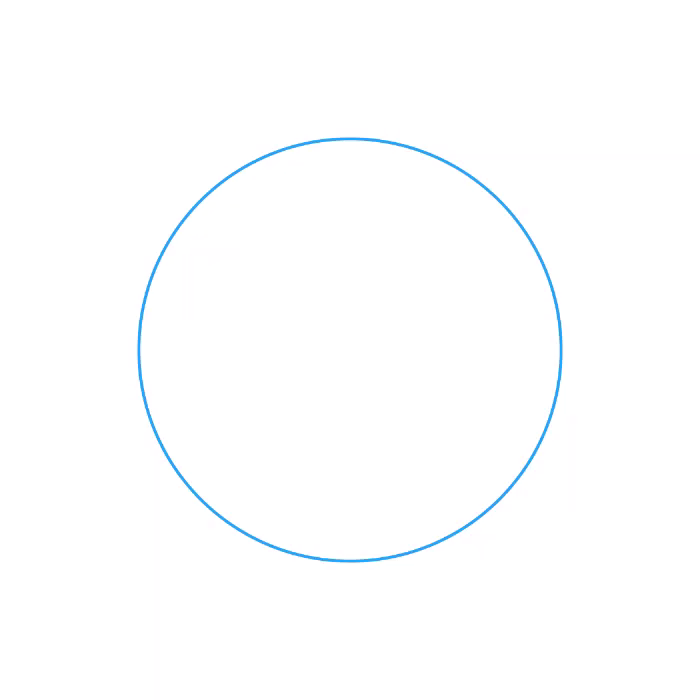
#> input picture frame 8 of ComputationalProblems/T5/vids/Blue.mp4, 700 x 700 px
$ python T5ColoredBorders.py
#> lines starting #> are read from the running program, lines starting #| are printed output that depends on the picture; after the words box and inside, x2 and y2 are one past the last pixel; in counts of white or black regions, pixels touching at a corner belong together
#> further down, frame is the input picture: shape (700, 700, 3); mean B, G, R 254.8, 254.2, 253.2
from turtle import bgcolor
import cv2 as cv
import numpy as np
from sqlalchemy import false

capture = cv.VideoCapture("ComputationalProblems\\T5\\vids\\blue.mp4")

picMode = False

# Predefined Colors - BGR - YOU CAN CHANGE IT ACCORDING TO YOUR NEEDS
WATERCOLOR = np.array([255,0,0])
TEACOLOR = np.array([0,255,0])
COFFECOLOR = np.array([0,0,255])

def norm2(vec):
    res = 0
    for el in vec:
        res += pow(el,2)
    res = res ** (1./2)
    return res


def isBlack(pixel):
    if pixel[0] < 20 and pixel[1] < 20 and pixel[2] < 20:
        return True
    else:
        return False
def isDark(pixel,bgCol):
    if pixel[0] < 250 or pixel[1] < 250 or pixel[2] < 250:
        return True
    else:
        return False

def isBg(pixel,bgCol):

    res = norm2(bgCol - pixel) <= 20
    return res

def isNorBlackNorWhite(pixel):
    if (pixel[0] != 0 or pixel[1] != 0 or pixel[2] != 0) and (pixel[0] != 255 or pixel[1] != 255 or pixel[2] != 255):
        return True
    else:
        return False
def isWhite(pixel):
    if pixel[0] == 255 and pixel[1] == 255 and pixel[2] == 255:
        return True
    else:
        return False

def calculateArea(frame):
    area = 0
    colSize = frame.shape[1]
#> colSize = 700
    RClist = []
    BoundList = []
    bgCol = frame[5][5]
#> bgCol = [255, 255, 255]
    # print(bgCol)
    for rowIndex,row in enumerate(frame):
        rowSum = 0
        start = False
        end = False
        lPoint = 0
        rPoint = 0
        for colIndex,col in enumerate(row):
            if not isBg(col,bgCol):
                # print(rowIndex,colIndex)
                nIndex = colIndex + 1
                if nIndex < colSize:
                    if not start and isBg(frame[rowIndex][nIndex],bgCol):
                        start = True
                        end = False
                        lPoint = colIndex
                        RClist.append([rowIndex,colIndex])


            if start and not end and not isBg(col,bgCol):
                rPoint = colIndex
                if(lPoint < rPoint):
                    RClist.append([rowIndex,colIndex])
                    BoundList.append([rowIndex,(lPoint,rPoint)])
                    # print(lPoint,rPoint)
                    end = True
                    start = False
                    lPoint = rPoint
#> this loop made 700 passes
#> rowSum on pass 1: 0

    for bound in BoundList:
        area += bound[1][1] - bound[1][0]
#> this loop made 427 passes
#> bound on passes 1 to 3: [141, (343, 345)], [142, (321, 378)], [143, (319, 380)]

    print("Area : ",area)
#| Area :  136479
    # WORKS HELLA FINE xD
    return (area,RClist,BoundList)

def guessLiquid(pixel):
    bgr = [False] * 3 # rgb boolean list
    # print(pixel,bgr)
    # if not isNorBlackNorWhite(pixel):
    #     return bgr


    # Mini variation of K means clustering - Using only Euclidean distances
    wp = norm2(pixel - WATERCOLOR)
    tp = norm2(pixel - TEACOLOR)
    cp = norm2(pixel - COFFECOLOR)
    minn = min(wp,tp,cp)
    if minn == wp:
        bgr[0] = True
    elif minn == tp:
        bgr[1] = True
    elif minn == cp:
        bgr[2] = True
    # print(pixel,bgr)
    return bgr

def calculateFill(frame,BoundList):
    wFill = 0
    tFill = 0
    cFill = 0
    colSize = frame.shape[1]
    allsum = 0
    bgCol = frame[0][0]
    for bound in BoundList:
        wSum = 0
        tSum = 0
        cSum = 0
        avgInd = int(bound[1][0] + (bound[1][1] - bound[1][0]) / 2)

        rowSum = bound[1][1] - bound[1][0]
        if isBg(frame[bound[0]][avgInd],bgCol):
            continue

        # if not isNorBlackNorWhite(frame[bound[0],avgInd]):
        #     continue
        allsum += rowSum
        # print(frame[bound[0]][avgInd])
        gbr = guessLiquid(frame[bound[0]][avgInd])

        if gbr[0]:
            wSum = rowSum
        if gbr[1]:
            tSum = rowSum
        if gbr[2]:
            cSum = rowSum

        wFill += wSum
        tFill += tSum
        cFill += cSum

    # WORKS HELLA FINE xD
    print("Fill in %:")
    print("-------------------------------------------")
    print("Water: ",wFill)
#| Water:  0
    print("Tea: ", tFill)
#| Tea:  0
    print("Coffe:",cFill)
#| Coffe: 0
    print("AllSum: ",allsum)
#| AllSum:  0
    print("-------------------------------------------")
    return (wFill,tFill,cFill)


areaCalculated = False
area = 0
fill = 0
RClist = []
while True and not picMode:
    isTrue,frame = capture.read()
    # print(frame.shape)
    if not isTrue:
        break

    if not areaCalculated:
        area,RClist,BoundList = calculateArea(frame)
        areaCalculated = True
    # print(area)
    # print(BoundList)
    wFill,tFill,cFill = calculateFill(frame,BoundList)

    wp = int(round(wFill/area, 2)*100)
    tp = int(round(tFill/area, 2)*100)
    cp = int(round(cFill/area, 2)*100)

    print("-----------------")
    print(f"{wp}% ± 1% Water")
#| 0% ± 1% Water
    print(f"{tp}% ± 1% Tea")
#| 0% ± 1% Tea
    print(f"{cp}% ± 1% Coffe")
#| 0% ± 1% Coffe
    print("-----------------")
    resString = str(wp) + "% Water |" + "| " +  str(tp) + "% Tea |" + str(cp) + "% Coffe"
    font = cv.FONT_HERSHEY_SIMPLEX
    cv.putText(frame, resString, (20,650), font, .5, (255, 0, 0), 0, cv.LINE_AA)
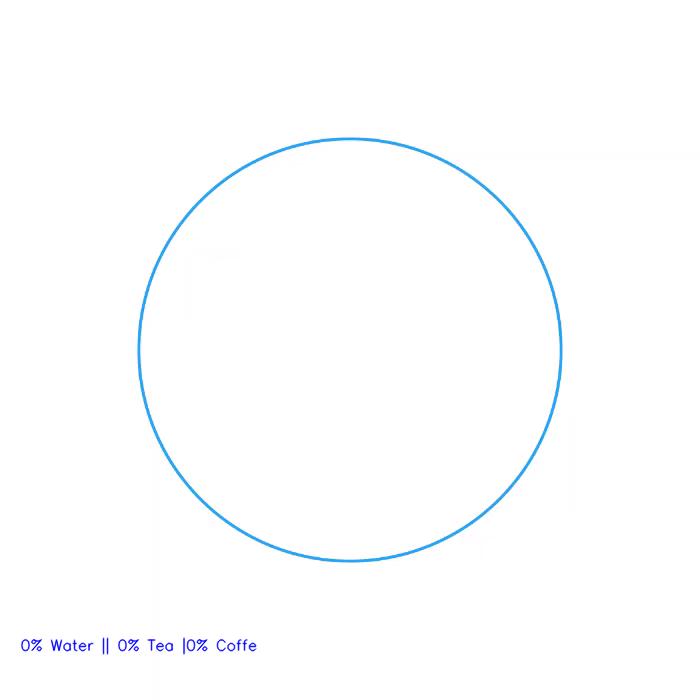
#> frame: shape (700, 700, 3); 0.32% of pixels changed, all inside (x1, y1, x2, y2) = (20, 637, 257, 655)

    cv.imshow("Video", frame)
    cv.waitKey(100)

    if cv.waitKey(20) & 0xFF == ord('d'):
#> (key Esc is pressed here)
        capture.release()
        cv.destroyAllWindows()
        break

if picMode:
    isTrue, frame = capture.read()
    frame = cv.imread('ComputationalProblems\\T5\\imgs\\.png')

    area,RClist,BoundList = calculateArea(frame)

    cv.imshow('Video', frame)

    wFill,tFill,cFill = calculateFill(frame,BoundList)
    wp = int(round(wFill/area, 2)*100)
    tp = int(round(tFill/area, 2)*100)
    cp = int(round(cFill/area, 2)*100)

    print("-----------------")
    print(f"{wp}% ± 1% Water")
    print(f"{tp}% ± 1% Tea")
    print(f"{cp}% ± 1% Coffe")
    print("-----------------")
    # print(waterFill)

    cv.waitKey(10000)

$ run again, starting later in the video
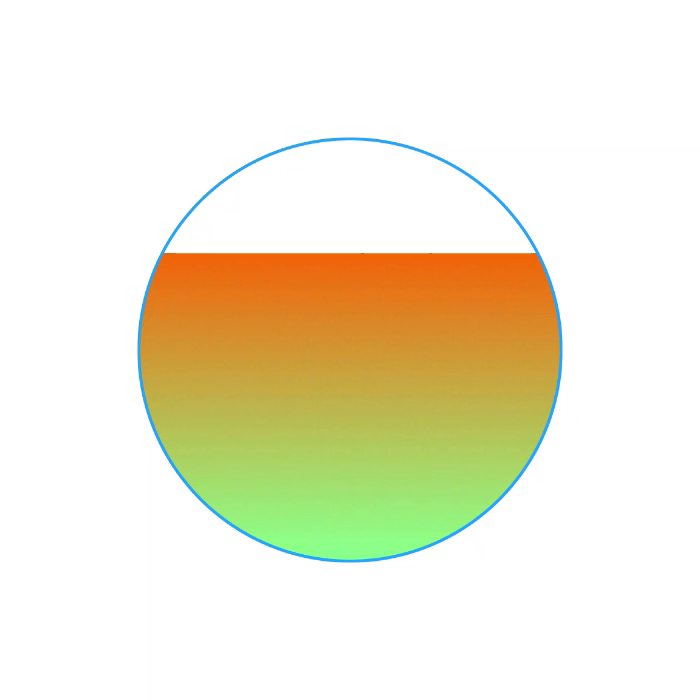
#> input picture frame 36 of ComputationalProblems/T5/vids/Blue.mp4, 700 x 700 px
#> frame is the input picture: shape (700, 700, 3); mean B, G, R 213.6, 235.7, 240.1
#> bgCol = [255, 255, 255]
#> the loop in calculateArea, `for rowIndex,row in enumerate(frame):` made 700 passes
#> rowSum on pass 1: 0
#> the loop in calculateArea, `for bound in BoundList:` made 115 passes
#> bound on passes 1 to 8: [136, (347, 354)], [141, (342, 355)], [142, (321, 378)], [143, (319, 380)], [144, (309, 390)], [145, (307, 392)], [146, (284, 286)], [146, (300, 398)]
#| Area :  29311
#> the loop in calculateFill, `for bound in BoundList:` made 115 passes
#| Water:  0
#| Tea:  0
#| Coffe: 0
#| AllSum:  0
#| 0% ± 1% Water
#| 0% ± 1% Tea
#| 0% ± 1% Coffe
#> `cv.putText(frame, resString, (20,650), font, .5, (255, 0, 0), 0, cv.LI..`:
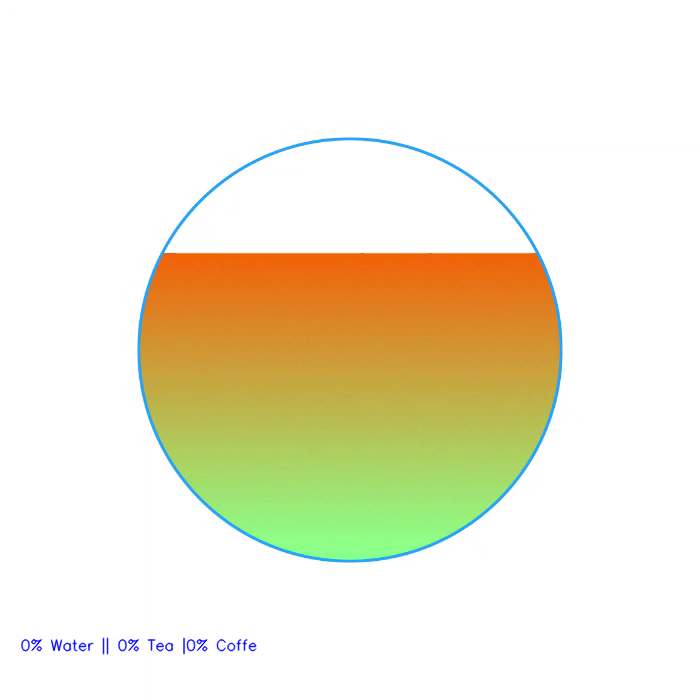
#> frame: shape (700, 700, 3); 0.32% of pixels changed, all inside (x1, y1, x2, y2) = (20, 637, 257, 655)

$ run again, starting later in the video
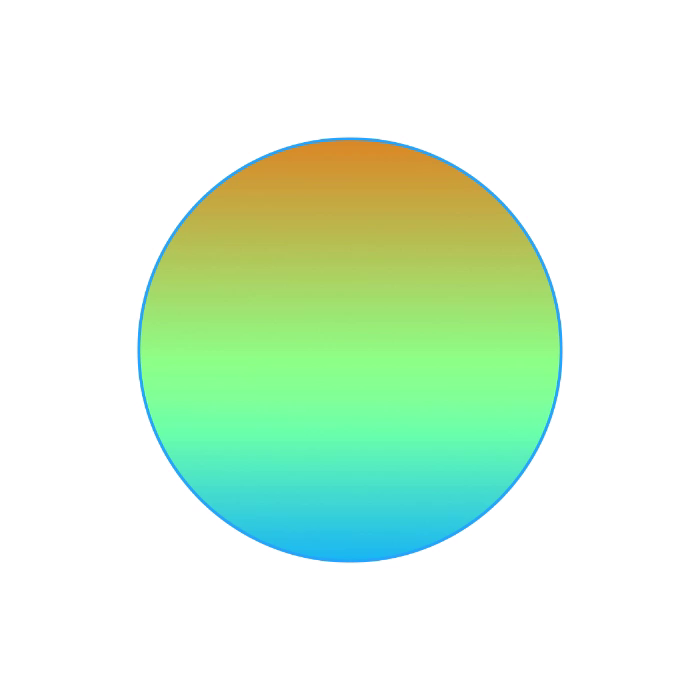
#> input picture frame 64 of ComputationalProblems/T5/vids/Blue.mp4, 700 x 700 px
#> frame is the input picture: shape (700, 700, 3); mean B, G, R 220.6, 244.3, 220.4
#> bgCol = [255, 255, 255]
#> the loop in calculateArea, `for rowIndex,row in enumerate(frame):` made 700 passes
#> rowSum on pass 1: 0
#> the loop in calculateArea, `for bound in BoundList:` made 5 passes
#> bound on passes 1 to 5: [136, (346, 348)], [136, (351, 354)], [142, (399, 401)], [146, (413, 415)], [148, (419, 421)]
#| Area :  11
#> the loop in calculateFill, `for bound in BoundList:` made 5 passes
#| Water:  0
#| Tea:  0
#| Coffe: 0
#| AllSum:  0
#| 0% ± 1% Water
#| 0% ± 1% Tea
#| 0% ± 1% Coffe
#> `cv.putText(frame, resString, (20,650), font, .5, (255, 0, 0), 0, cv.LI..`:
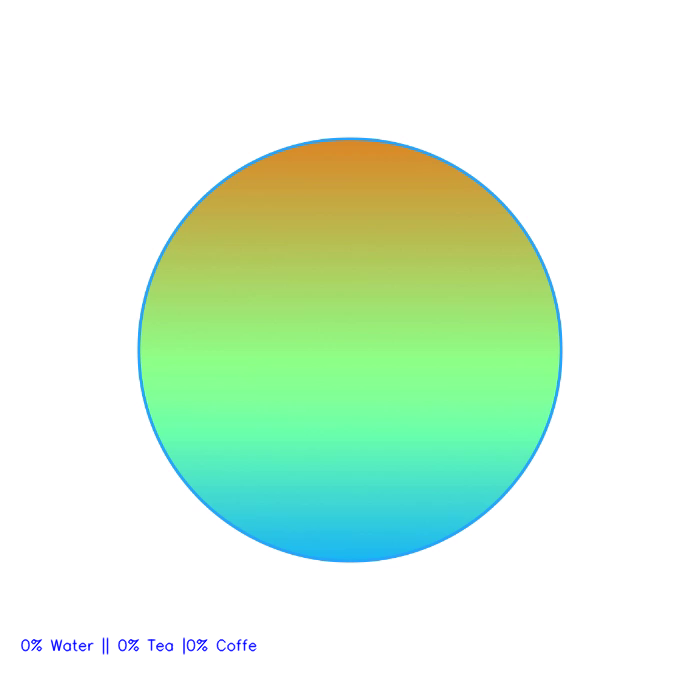
#> frame: shape (700, 700, 3); 0.32% of pixels changed, all inside (x1, y1, x2, y2) = (20, 637, 257, 655)
